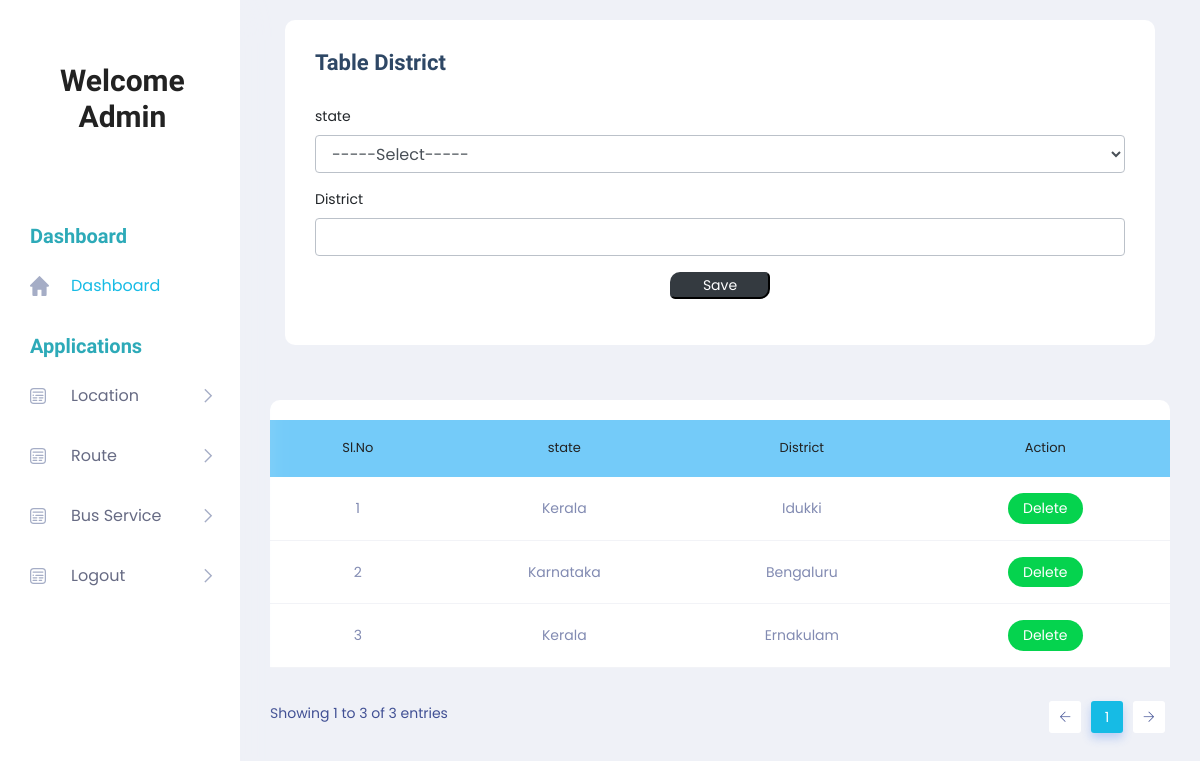
Page /Project/Admin/District.php on the committed database.
### tables this page shows
CREATE TABLE `tbl_district` (
  `district_id` int(10) UNSIGNED NOT NULL,
  `district_name` varchar(50) NOT NULL,
  `state_id` int(11) NOT NULL
);

CREATE TABLE `tbl_state` (
  `state_id` int(11) NOT NULL,
  `state_name` varchar(100) NOT NULL
);

### Project/Admin/District.php (the view, shortened to what this page needs)
<!DOCTYPE html PUBLIC "-//W3C//DTD XHTML 1.0 Transitional//EN" "http://www.w3.org/TR/xhtml1/DTD/xhtml1-transitional.dtd">
<html xmlns="http://www.w3.org/1999/xhtml">
<head>
</head>
<?php
include('Head.php');
?>
<body>
        <section class="main_content dashboard_part">
            <div class="main_content_iner ">
                <div class="container-fluid p-0">
                    <div class="row justify-content-center">
                        <div class="col-12">
                            <div class="QA_section">
                                <div class="white_box_tittle list_header">
                                    <div class="col-lg-12">
                                        <div class="white_box mb_30">
                                            <div class="box_header ">
                                                <div class="main-title">
                                                    <h3 class="mb-0" >Table District</h3>
                                                </div>
                                            </div>
                                            <form method="post">
                                                <div class="form-group">
                                                    <label for="txt_state">state</label>
                                                    <select class="form-control" name="sel_state" id="sel_state">
                                                    <option value="">-----Select-----</option>
                                                    </select>
                                                </div>
                                                <div class="form-group">
                                                    <label for="txt_state">District</label>
                    <input type="text" name="txt_district" id="txt_district" class="form-control"/>
                                                </div>
                                                <div class="form-group" align="center">
                                                    <input type="submit" class="btn-dark" style="width:100px; border-radius: 10px 5px " name="btn_save" value="Save">
                                                </div>
                                            </form>
                                        </div>
                                    </div>
                                </div>
                                <div class="QA_table mb_30">
                                    <table class="table lms_table_active">
                                        <thead>
                                            <tr style="background-color: #74CBF9">
                                                <td align="center" scope="col">Sl.No</td>
                                                <td align="center" scope="col">state</td>
                                                <td align="center" scope="col">District </td>
                                                <td align="center" scope="col">Action</td>
                                            </tr>
                                        </thead>
                                        <tbody>
                                            <?php
	$i=0;
	  $sel = "select * from tbl_district p inner join tbl_state d on d.state_id=p.state_id";
	  $row = $con->query($sel);
	  while($data = $row->fetch_assoc())
	  {
		  $i++;
		  ?>
                                            <tr>
                                               <td align="center"><?php echo $i; 	?></td>
            <td align="center"><?php echo $data['state_name']; ?></td>
            <td align="center"><?php echo $data['district_name']; ?></td>
            <td align="center">
            <a class="status_btn"  href="district.php?id=<?php echo $data['district_id']; ?>">Delete </a>
         </td>
                                            </tr>
                                            <?php
                                              }
                                            ?>
                                        </tbody>
                                    </table>
                                </div>
                            </div>
                        </div>
                    </div>
                </div>
            </div>
        </section>
        <?php
		include('Foot.php');
		?>
</body>
</html>

### rows in the picture
tbl_district: state.state_name "Kerala", district_name "Idukki"
tbl_district: state.state_name "Karnataka", district_name "Bengaluru"
tbl_district: state.state_name "Kerala", district_name "Ernakulam"
